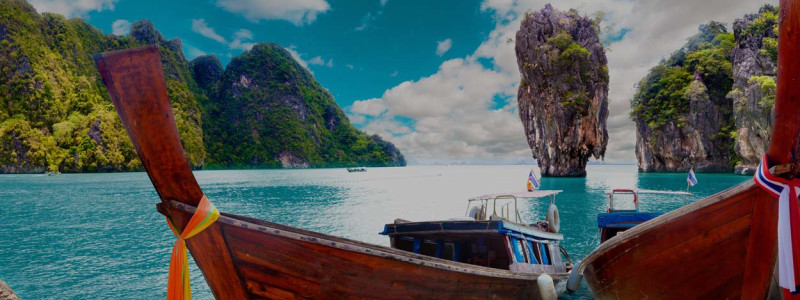
#> input picture photos/nature.jpg, 800 x 300 px
$ python spaces.py
#> lines starting #> are read from the running program, lines starting #| are printed output that depends on the picture
import cv2 as cv

img = cv.imread('photos/nature.jpg')
#> img is the input picture: shape (300, 800, 3); mean B, G, R 87.9, 89.3, 80.4
cv.imshow('Original', img)

# BGR to Gray
gray = cv.cvtColor(img, cv.COLOR_BGR2GRAY)
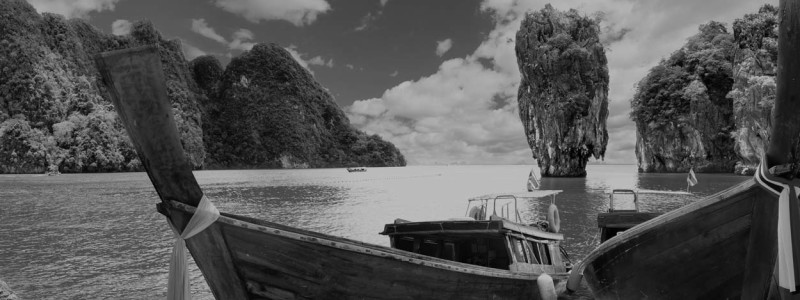
#> gray: shape (300, 800); min 0, max 197, mean 86.5
cv.imshow('Gray', gray)

# BGR to HSV
hsv = cv.cvtColor(img, cv.COLOR_BGR2HSV)
#> hsv: shape (300, 800, 3); mean H, S, V 71, 131.1, 109.3
cv.imshow('HSV', hsv)

# BGR to LAB
lab = cv.cvtColor(img, cv.COLOR_BGR2LAB)
#> lab: shape (300, 800, 3); mean of channels 0, 1, 2 96.5, 128.6, 129.9
cv.imshow('LAB', lab)

# BGR to RGB
rgb = cv.cvtColor(img, cv.COLOR_BGR2RGB)
cv.imshow('RGB', rgb)

cv.waitKey(0)
